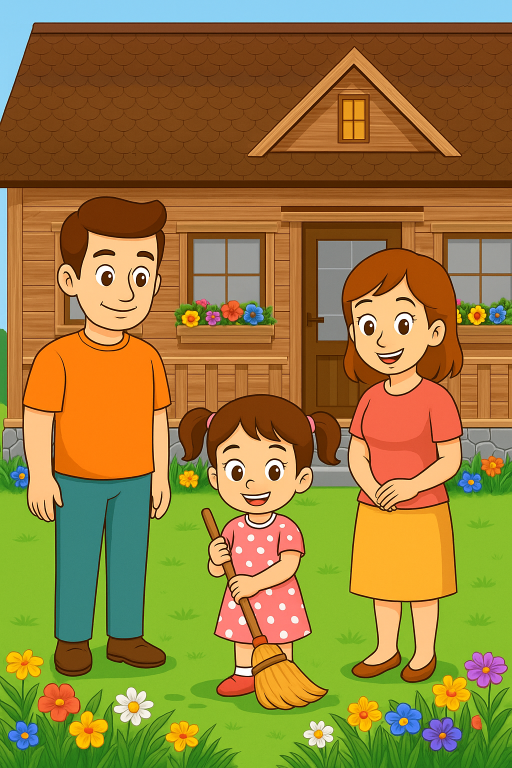
#> input picture BookFront.png, 1024 x 1536 px (shown at 1/2 size); its folder holds 3 pictures in this run
$ python 2x1.py
#> lines starting #> are read from the running program, lines starting #| are printed output that depends on the picture
from PIL import Image

def split_image_to_a4(image_path, output_prefix="page", landscape=True):
    # A4 size in pixels at 300 DPI
#> called with image_path = 'BookFront.png', output_prefix = 'a4_part', landscape = True
    a4_width, a4_height = (3508, 2480) if landscape else (2480, 3508)

    img = Image.open(image_path)
#> img is the input picture: PIL image 1024x1536 RGB; mean R, G, B 151.1, 124.9, 58.7
    img_width, img_height = img.size
#> img_width = 1024; img_height = 1536

    # Resize image to fit exactly 2x1 A4 pages (upper and lower)
    new_width = a4_width * 1
    new_height = a4_height * 2
    img = img.resize((new_width, new_height), Image.LANCZOS)
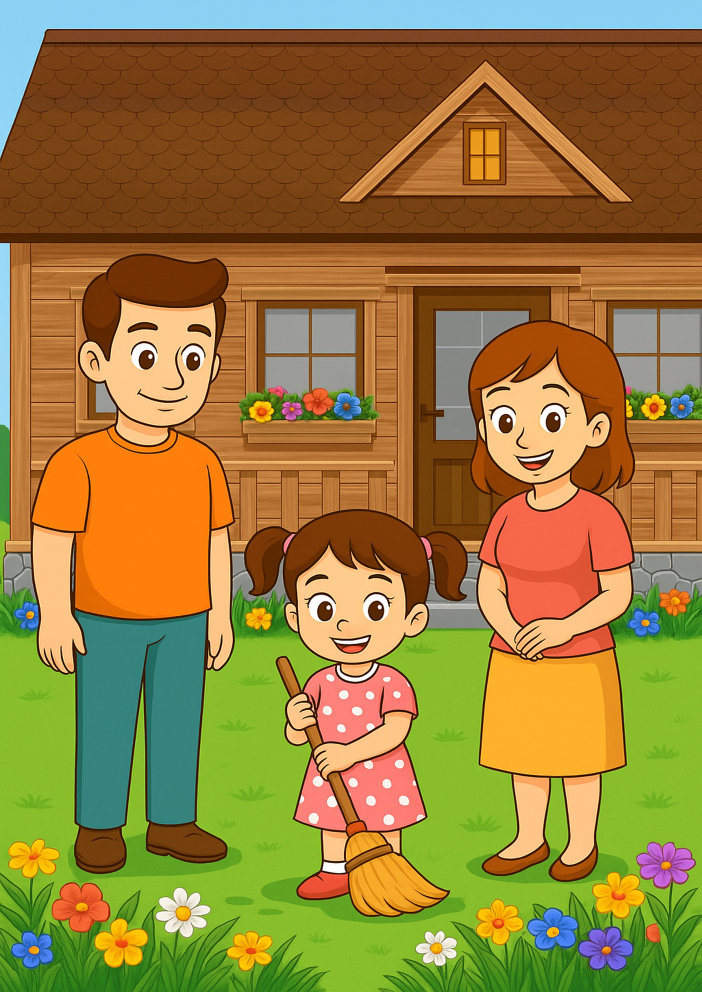
#> img: PIL image 3508x4960 RGB (shown at 1/5 size); mean R, G, B 151, 124.9, 58.8

    # Split into 2 parts vertically (upper and lower)
    for i in range(2):
        left = 0
        upper = i * a4_height
        right = a4_width
        lower = upper + a4_height
        crop = img.crop((left, upper, right, lower))
        crop.save(f"{output_prefix}_{i+1}.jpg", "JPEG")
#> this loop made 2 passes
#> pass 1, in split_image_to_a4, `crop = img.crop((left, upper, right, lower))`:
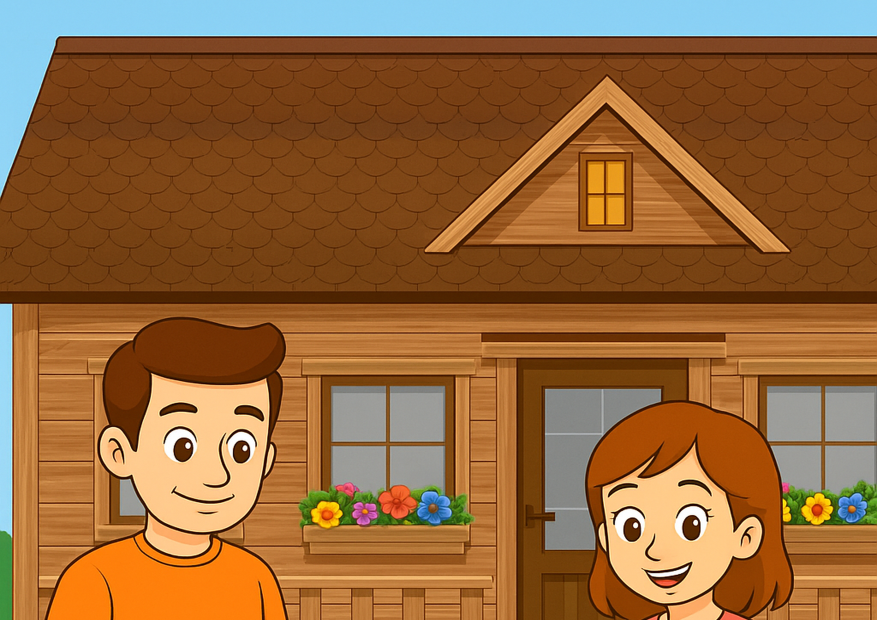
#> crop: PIL image 3508x2480 RGB (shown at 1/4 size); mean R, G, B 148.2, 101.9, 58.2
#> pass 2, in split_image_to_a4, `crop = img.crop((left, upper, right, lower))`:
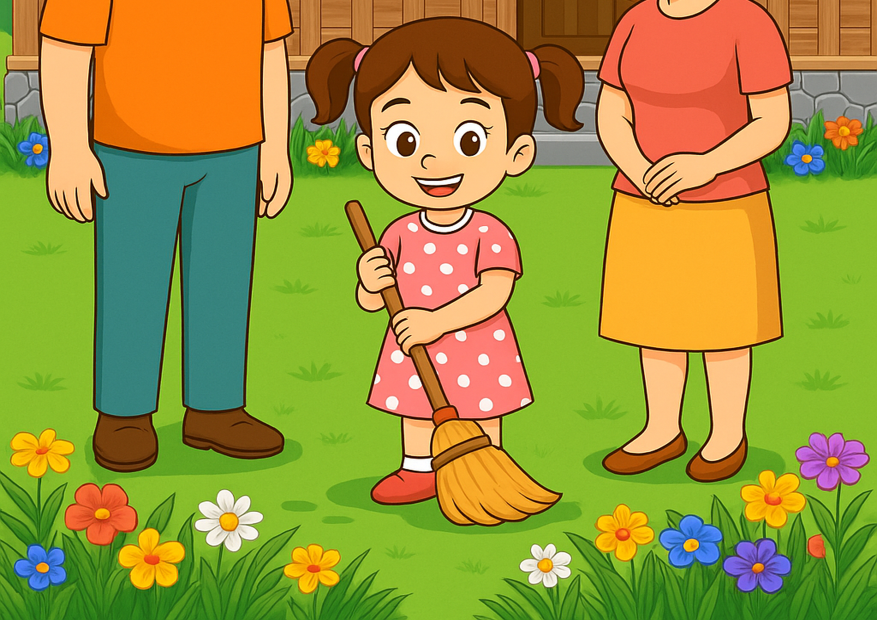
#> crop: PIL image 3508x2480 RGB (shown at 1/4 size); mean R, G, B 153.8, 147.9, 59.4

# Example usage
split_image_to_a4("BookFront.png", output_prefix="a4_part", landscape=True)
